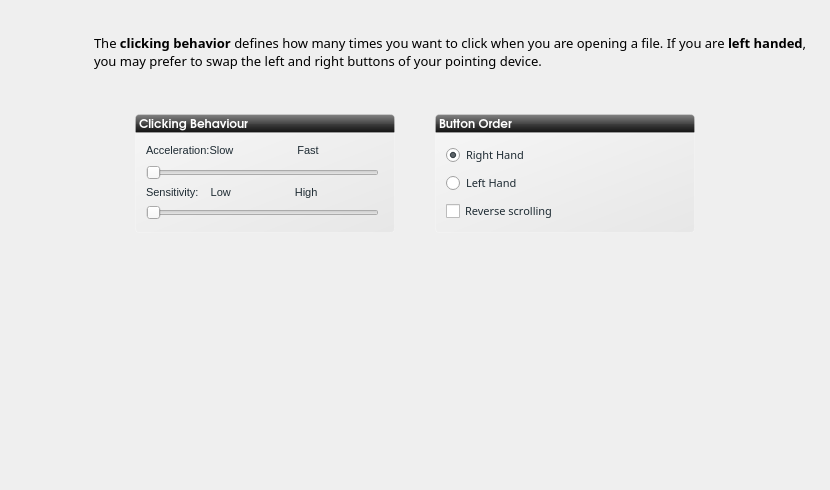
<?xml version="1.0" encoding="UTF-8"?>
<ui version="4.0">
 <class>mouseWidget</class>
 <widget class="QWidget" name="mouseWidget">
  <property name="geometry">
   <rect>
    <x>0</x>
    <y>0</y>
    <width>830</width>
    <height>490</height>
   </rect>
  </property>
  <property name="windowTitle">
   <string>Mouse</string>
  </property>
  <property name="styleSheet">
   <string notr="true">QGroupBox{
background-color: qlineargradient(spread:pad, x1:1, y1:1, x2:0, y2:0, stop:0 rgba(219, 219, 219, 100), stop:1 rgba(255, 255, 255, 100));
border: 1px solid rgba(255,255,255,50);
border-bottom-left-radius: 4px;
border-bottom-right-radius: 4px;
}
</string>
  </property>
  <layout class="QGridLayout" name="gridLayout">
   <property name="margin">
    <number>20</number>
   </property>
   <property name="spacing">
    <number>0</number>
   </property>
   <item row="0" column="0">
    <widget class="QLabel" name="label_3">
     <property name="minimumSize">
      <size>
       <width>64</width>
       <height>64</height>
      </size>
     </property>
     <property name="maximumSize">
      <size>
       <width>64</width>
       <height>64</height>
      </size>
     </property>
     <property name="text">
      <string/>
     </property>
     <property name="pixmap">
      <pixmap resource="../data/kaptan.qrc">:/raw/pixmap/preferences-desktop-peripherals.png</pixmap>
     </property>
    </widget>
   </item>
   <item row="0" column="1">
    <widget class="QLabel" name="description">
     <property name="minimumSize">
      <size>
       <width>300</width>
       <height>0</height>
      </size>
     </property>
     <property name="font">
      <font>
       <family>Sans Serif</family>
       <pointsize>10</pointsize>
      </font>
     </property>
     <property name="styleSheet">
      <string notr="true"/>
     </property>
     <property name="text">
      <string>The &lt;b&gt;clicking behavior&lt;/b&gt; defines how many times you want to click when you are opening a file. If you are &lt;b&gt;left handed&lt;/b&gt;, you may prefer to swap the left and right buttons of your pointing device.</string>
     </property>
     <property name="wordWrap">
      <bool>true</bool>
     </property>
     <property name="indent">
      <number>10</number>
     </property>
    </widget>
   </item>
   <item row="1" column="0">
    <spacer name="verticalSpacer_4">
     <property name="orientation">
      <enum>Qt::Vertical</enum>
     </property>
     <property name="sizeType">
      <enum>QSizePolicy::Fixed</enum>
     </property>
     <property name="sizeHint" stdset="0">
      <size>
       <width>20</width>
       <height>30</height>
      </size>
     </property>
    </spacer>
   </item>
   <item row="2" column="0" colspan="2">
    <layout class="QVBoxLayout" name="verticalLayout">
     <item>
      <layout class="QHBoxLayout" name="horizontalLayout_2">
       <item>
        <spacer name="horizontalSpacer_3">
         <property name="orientation">
          <enum>Qt::Horizontal</enum>
         </property>
         <property name="sizeType">
          <enum>QSizePolicy::Expanding</enum>
         </property>
         <property name="sizeHint" stdset="0">
          <size>
           <width>20</width>
           <height>20</height>
          </size>
         </property>
        </spacer>
       </item>
       <item>
        <layout class="QVBoxLayout" name="verticalLayout_2">
         <property name="spacing">
          <number>0</number>
         </property>
         <item>
          <widget class="QLabel" name="label">
           <property name="minimumSize">
            <size>
             <width>260</width>
             <height>0</height>
            </size>
           </property>
           <property name="font">
            <font>
             <family>URW Gothic L</family>
             <pointsize>9</pointsize>
             <weight>75</weight>
             <bold>true</bold>
             <underline>false</underline>
            </font>
           </property>
           <property name="styleSheet">
            <string notr="true">    background-color: qlineargradient(spread:pad, x1:0.5, y1:0, x2:0.5, y2:1, stop:0 rgba(132, 132, 132, 255), stop:0.501481 rgba(70, 70, 70, 255), stop:0.503057 rgba(62, 62, 62, 255), stop:1 rgba(16, 16, 16, 255));
color:rgb(255,255,255);
/*background-color: qlineargradient(spread:pad, x1:1, y1:1, x2:0, y2:0, stop:0 rgba(219, 219, 219, 100), stop:1 rgba(255, 255, 255, 100));*/
border: 1px solid rgba(255,255,255,50);
border-top-left-radius: 4px;
border-top-right-radius: 4px;</string>
           </property>
           <property name="text">
            <string>Clicking Behaviour</string>
           </property>
           <property name="margin">
            <number>5</number>
           </property>
          </widget>
         </item>
         <item>
          <widget class="QGroupBox" name="groupBox">
           <property name="sizePolicy">
            <sizepolicy hsizetype="Fixed" vsizetype="Fixed">
             <horstretch>0</horstretch>
             <verstretch>0</verstretch>
            </sizepolicy>
           </property>
           <property name="minimumSize">
            <size>
             <width>260</width>
             <height>100</height>
            </size>
           </property>
           <property name="maximumSize">
            <size>
             <width>16777215</width>
             <height>100</height>
            </size>
           </property>
           <property name="styleSheet">
            <string notr="true">color: rgb(30, 43, 51)</string>
           </property>
           <property name="title">
            <string/>
           </property>
           <layout class="QGridLayout" name="gridLayout_2">
            <property name="leftMargin">
             <number>10</number>
            </property>
            <property name="topMargin">
             <number>10</number>
            </property>
            <property name="rightMargin">
             <number>15</number>
            </property>
            <property name="bottomMargin">
             <number>10</number>
            </property>
            <item row="7" column="0">
             <spacer name="verticalSpacer">
              <property name="orientation">
               <enum>Qt::Vertical</enum>
              </property>
              <property name="sizeHint" stdset="0">
               <size>
                <width>20</width>
                <height>40</height>
               </size>
              </property>
             </spacer>
            </item>
            <item row="2" column="0">
             <spacer name="verticalSpacer_2">
              <property name="orientation">
               <enum>Qt::Vertical</enum>
              </property>
              <property name="sizeType">
               <enum>QSizePolicy::Expanding</enum>
              </property>
              <property name="sizeHint" stdset="0">
               <size>
                <width>20</width>
                <height>40</height>
               </size>
              </property>
             </spacer>
            </item>
            <item row="5" column="0">
             <widget class="QLabel" name="lbl_Sensitivity">
              <property name="font">
               <font>
                <pointsize>8</pointsize>
               </font>
              </property>
              <property name="text">
               <string>Sensitivity:    Low                     High</string>
              </property>
             </widget>
            </item>
            <item row="1" column="0">
             <widget class="QLabel" name="lbl_Acceleration">
              <property name="font">
               <font>
                <pointsize>8</pointsize>
               </font>
              </property>
              <property name="text">
               <string>Acceleration:Slow                     Fast</string>
              </property>
             </widget>
            </item>
            <item row="3" column="0">
             <widget class="QSlider" name="Acceleration">
              <property name="orientation">
               <enum>Qt::Horizontal</enum>
              </property>
             </widget>
            </item>
            <item row="6" column="0">
             <widget class="QSlider" name="Sensitivity">
              <property name="orientation">
               <enum>Qt::Horizontal</enum>
              </property>
             </widget>
            </item>
           </layout>
          </widget>
         </item>
         <item>
          <spacer name="verticalSpacer_5">
           <property name="orientation">
            <enum>Qt::Vertical</enum>
           </property>
           <property name="sizeType">
            <enum>QSizePolicy::Expanding</enum>
           </property>
           <property name="sizeHint" stdset="0">
            <size>
             <width>20</width>
             <height>30</height>
            </size>
           </property>
          </spacer>
         </item>
        </layout>
       </item>
       <item>
        <spacer name="horizontalSpacer">
         <property name="orientation">
          <enum>Qt::Horizontal</enum>
         </property>
         <property name="sizeType">
          <enum>QSizePolicy::Fixed</enum>
         </property>
         <property name="sizeHint" stdset="0">
          <size>
           <width>40</width>
           <height>20</height>
          </size>
         </property>
        </spacer>
       </item>
       <item>
        <layout class="QVBoxLayout" name="verticalLayout_3">
         <property name="spacing">
          <number>0</number>
         </property>
         <item>
          <widget class="QLabel" name="label_2">
           <property name="minimumSize">
            <size>
             <width>260</width>
             <height>0</height>
            </size>
           </property>
           <property name="font">
            <font>
             <family>URW Gothic L</family>
             <pointsize>9</pointsize>
             <weight>75</weight>
             <bold>true</bold>
             <underline>false</underline>
            </font>
           </property>
           <property name="styleSheet">
            <string notr="true">    background-color: qlineargradient(spread:pad, x1:0.5, y1:0, x2:0.5, y2:1, stop:0 rgba(132, 132, 132, 255), stop:0.501481 rgba(70, 70, 70, 255), stop:0.503057 rgba(62, 62, 62, 255), stop:1 rgba(16, 16, 16, 255));
color:rgb(255,255,255);
/*qlineargradient(spread:pad, x1:0.5, y1:1, x2:0.5, y2:0, stop:0 rgba(183, 100, 124, 255), stop:0.0212465 rgba(91, 33, 50, 255), stop:0.521739 rgba(152, 86, 105, 255), stop:0.527174 rgba(155, 98, 115, 255), stop:0.983696 rgba(184, 141, 153, 255), stop:1 rgba(220, 173, 186, 255));*/
/*background-color: qlineargradient(spread:pad, x1:1, y1:1, x2:0, y2:0, stop:0 rgba(219, 219, 219, 100), stop:1 rgba(255, 255, 255, 100));*/
border: 1px solid rgba(255,255,255,50);
border-top-left-radius: 4px;
border-top-right-radius: 4px;</string>
           </property>
           <property name="text">
            <string>Button Order</string>
           </property>
           <property name="margin">
            <number>5</number>
           </property>
          </widget>
         </item>
         <item>
          <widget class="QGroupBox" name="groupBox_2">
           <property name="minimumSize">
            <size>
             <width>260</width>
             <height>100</height>
            </size>
           </property>
           <property name="maximumSize">
            <size>
             <width>16777215</width>
             <height>100</height>
            </size>
           </property>
           <property name="styleSheet">
            <string notr="true">color: rgb(30, 43, 51)</string>
           </property>
           <property name="title">
            <string/>
           </property>
           <layout class="QGridLayout" name="gridLayout_4">
            <property name="leftMargin">
             <number>10</number>
            </property>
            <property name="topMargin">
             <number>10</number>
            </property>
            <property name="rightMargin">
             <number>15</number>
            </property>
            <property name="bottomMargin">
             <number>10</number>
            </property>
            <item row="0" column="0">
             <widget class="QRadioButton" name="radioButtonRightHand">
              <property name="font">
               <font>
                <family>Sans Serif</family>
                <pointsize>8</pointsize>
               </font>
              </property>
              <property name="styleSheet">
               <string notr="true"/>
              </property>
              <property name="text">
               <string>Right Hand</string>
              </property>
              <property name="checked">
               <bool>true</bool>
              </property>
             </widget>
            </item>
            <item row="1" column="0">
             <widget class="QRadioButton" name="radioButtonLeftHand">
              <property name="font">
               <font>
                <family>Sans Serif</family>
                <pointsize>8</pointsize>
               </font>
              </property>
              <property name="text">
               <string>Left Hand</string>
              </property>
             </widget>
            </item>
            <item row="2" column="0">
             <widget class="QCheckBox" name="checkReverse">
              <property name="font">
               <font>
                <family>Sans Serif</family>
                <pointsize>8</pointsize>
               </font>
              </property>
              <property name="styleSheet">
               <string notr="true"/>
              </property>
              <property name="text">
               <string>Reverse scrolling</string>
              </property>
             </widget>
            </item>
           </layout>
          </widget>
         </item>
         <item>
          <spacer name="verticalSpacer_6">
           <property name="orientation">
            <enum>Qt::Vertical</enum>
           </property>
           <property name="sizeType">
            <enum>QSizePolicy::Expanding</enum>
           </property>
           <property name="sizeHint" stdset="0">
            <size>
             <width>20</width>
             <height>30</height>
            </size>
           </property>
          </spacer>
         </item>
        </layout>
       </item>
       <item>
        <spacer name="horizontalSpacer_2">
         <property name="orientation">
          <enum>Qt::Horizontal</enum>
         </property>
         <property name="sizeType">
          <enum>QSizePolicy::Expanding</enum>
         </property>
         <property name="sizeHint" stdset="0">
          <size>
           <width>20</width>
           <height>20</height>
          </size>
         </property>
        </spacer>
       </item>
      </layout>
     </item>
    </layout>
   </item>
  </layout>
 </widget>
 <resources>
  <include location="../data/kaptan.qrc"/>
 </resources>
 <connections/>
</ui>
